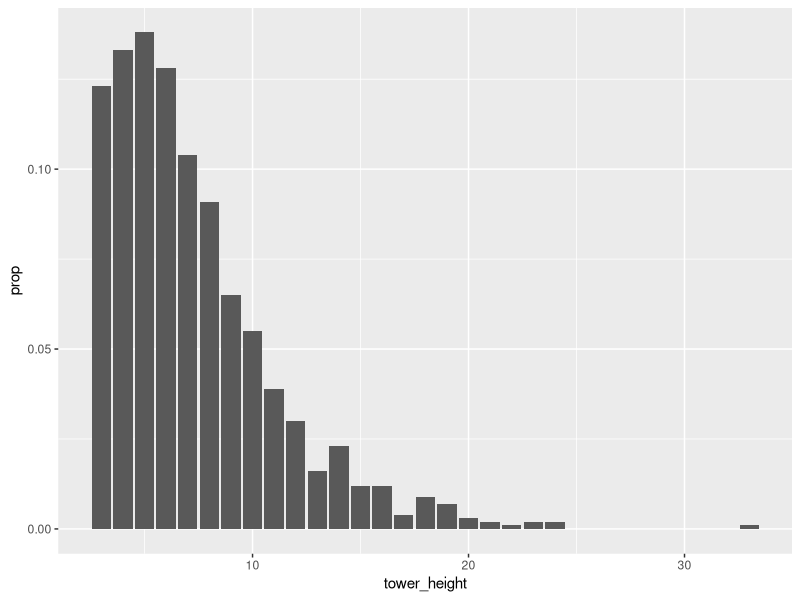

The R source for this figure:
## ---- chunk 1
calc_next_block_center <- function(previous_block_center) {
  previous_block_center + runif(n = 1, min = -0.5, max = 0.5)
}
## ---- chunk 2
are_blocks_above_balanced <- function(block_center, block_centers_above) {
  abs(block_center - mean(block_centers_above)) < 0.5
}
## ---- chunk 3
get_tower_top_level <- function(...){
  block_centers <- c(0)
  is_tower_balanced <- TRUE

  while(is_tower_balanced) {
    next_block_center <- calc_next_block_center(tail(block_centers, n = 1))

    block_centers <- c(block_centers, next_block_center)

    blocks_count <- length(block_centers)

    is_tower_balanced <- all(purrr::map2_lgl(
      block_centers[-blocks_count],
      purrr::map(2:blocks_count, ~block_centers[.:blocks_count]),
      are_blocks_above_balanced
    ))

  }

  length(block_centers)
}
## ---- chunk 4
tower_heights <- purrr::map_int(1:1000, get_tower_top_level)

mean(tower_heights)

ggplot2::ggplot(
  data.frame(tower_height = tower_heights), 
  ggplot2::aes(x = tower_height, y = ..prop..)
) +
  ggplot2::geom_bar()
